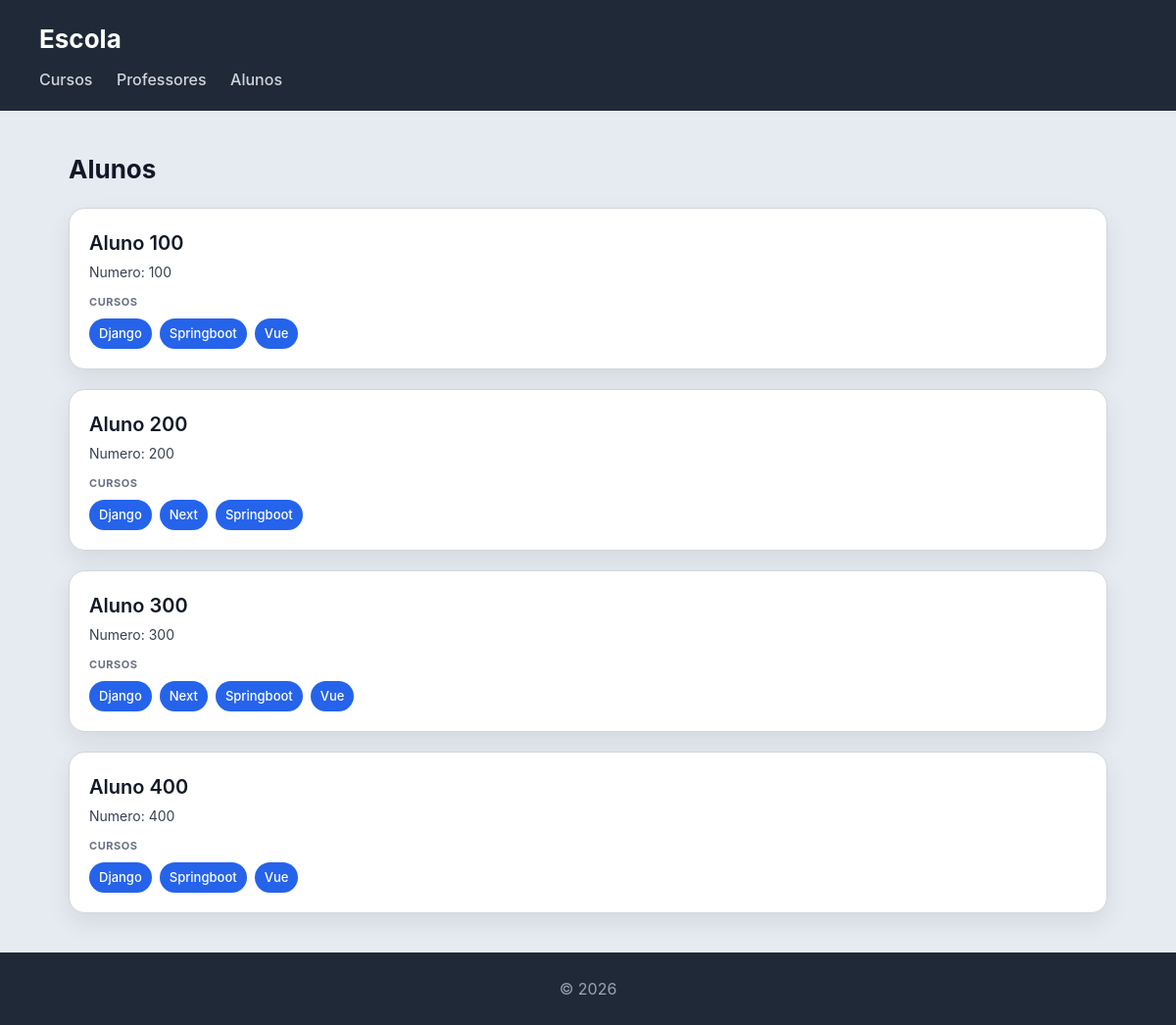
The page /escola/alunos/ on the database its author committed.
### ficha7_escola/models.py (models this page shows, shortened)
class Aluno(models.Model):
    num = models.IntegerField()
    nome = models.CharField(max_length=50)

class Curso(models.Model):
    nome = models.CharField(max_length=50)
    imagem = models.ImageField(upload_to='ficha7_escola/fotos', null=True, blank=True)
    professor = models.ForeignKey(Professor,on_delete=models.CASCADE,related_name="cursos")
    alunos = models.ManyToManyField(Aluno,related_name="cursos")

### ficha7_escola/views.py (the view)
# urls.py: path('alunos/', views.alunos_view, name="alunos")
def alunos_view(request):
    alunos = Aluno.objects.all().prefetch_related('cursos').all()
    return render(request, 'escola/alunos.html', {'alunos': alunos})

### ficha7_escola/templates/escola/alunos.html
{% extends "escola/base.html" %}
{% block content %}
<h2>Alunos</h2>
<section>
    {% for aluno in alunos %}
    <article>
        <header>
            <h3>{{ aluno.nome }}</h3>
            <p>Numero: {{ aluno.num }}</p>
        </header>
        <section>
            <h4>Cursos</h4>
            <ul>
                {% for curso in aluno.cursos.all %}
                    <li>{{ curso.nome }}</li>
                {% empty %}
                    <li>Sem cursos inscritos</li>
                {% endfor %}
            </ul>
        </section>
    </article>
    {% endfor %}
</section>
{% endblock %}

### ficha7_escola/static/escola/styles.css (style rules this page uses)
* { box-sizing: border-box; margin: 0; padding: 0; }
body { font-family: "Inter", "Segoe UI", system-ui, -apple-system, sans-serif; background: #e6ebf2; color: #111827; line-height: 1.5; }
h2 { margin-bottom: 20px; font-size: 26px; }
section > article { background: white; padding: 20px; border-radius: 16px; border: 1px solid #d1d5db; box-shadow: 0 10px 25px rgba(0,0,0,0.08); transition: all 0.25s ease; margin-bottom: 20px; }
article > header { margin-bottom: 12px; }
article > header > h3 { font-size: 20px; font-weight: 600; margin-bottom: 4px; }
article > header > p { font-size: 14px; color: #374151; }
article > section { margin-top: 10px; }
article > section > h4 { font-size: 11px; text-transform: uppercase; color: #6b7280; margin-bottom: 8px; letter-spacing: 0.05em; }
article > section > ul { list-style: none; display: flex; flex-wrap: wrap; gap: 8px; }
article > section > ul > li { background: #2563eb; color: white; padding: 6px 10px; border-radius: 999px; font-size: 13px; font-weight: 500; }

### rows shown on the page
Aluno: nome "Aluno 100", num "100"
Curso: nome "Django"
Curso: nome "Springboot"
Curso: nome "Vue"
Aluno: nome "Aluno 200", num "200"
Curso: nome "Next"
Aluno: nome "Aluno 300", num "300"
Aluno: nome "Aluno 400", num "400"
